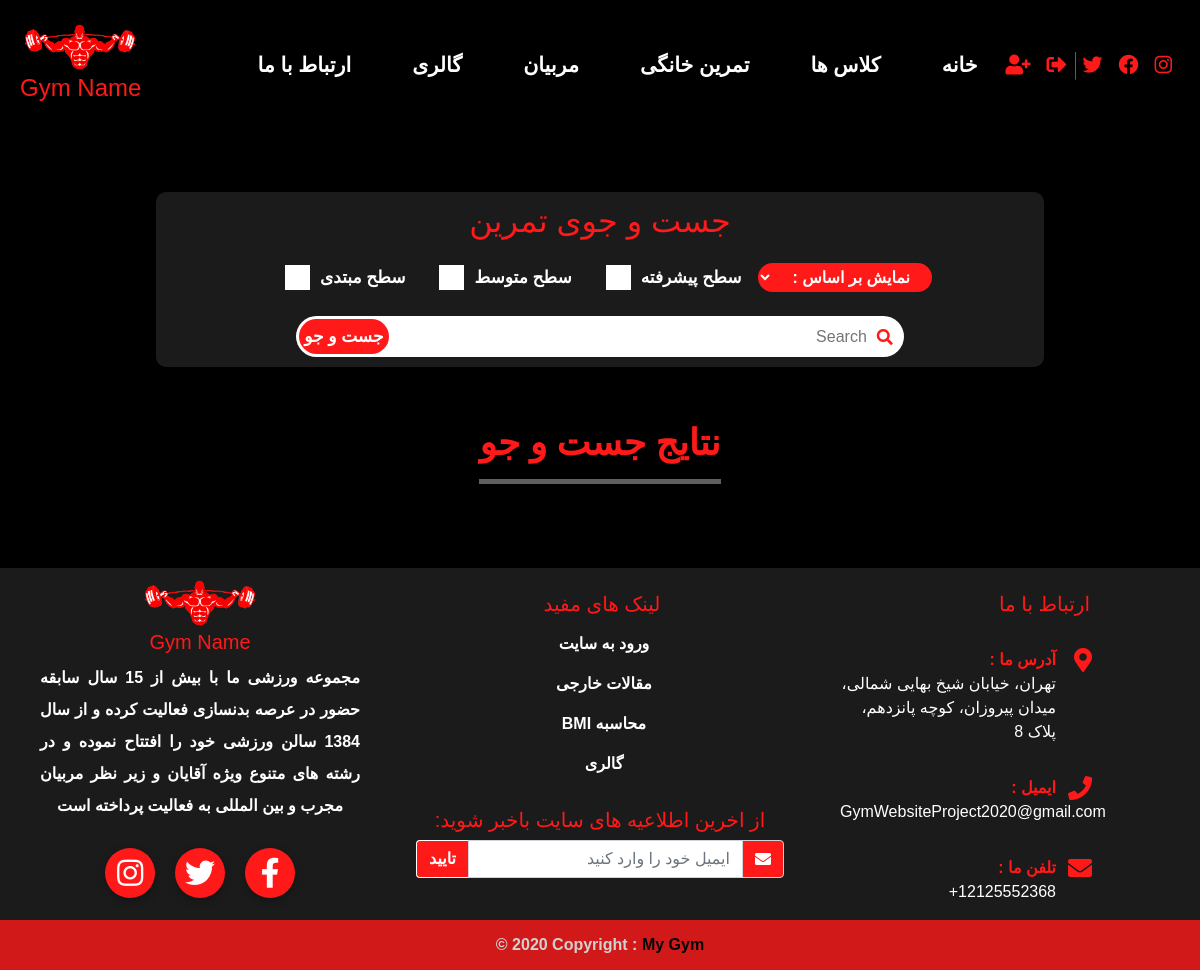
The page /workouts/search on the database its author committed.
### contact_us/models.py (models this page shows, shortened)
class Contact_Info(models.Model):
    address = models.TextField()
    phone = PhoneNumberField(null=False, blank=False)
    email = models.EmailField()
    instagram_link = models.URLField(blank=True)
    facebook_link = models.URLField(blank=True)
    twitter_link = models.URLField(blank=True)
    bio = models.TextField()
    class Meta:
        verbose_name_plural = "اطلاعات سایت"

### workouts/views.py (the view)
# urls.py: path('search', views.search, name='search'),
def search(request):
    workouts = Workout_List.objects.filter(is_published=True)
    beginner_workouts = Workout_List.objects.filter(is_published=True,grade="مبتدی")
    intermediate_workouts = Workout_List.objects.filter(is_published=True,grade="متوسط")
    advanced_workouts = Workout_List.objects.filter(is_published=True,grade="پیشرفته")
    queryset_list_woekouts = Workouts.objects.all()
    banner = Banner.objects.filter(page="beginner_workouts").first()
    queryset_list = []
    beginner_query = []
    intermediate_query = []
    advanced_query = []
    if 'keywords' in request.GET:
        keywords = request.GET['keywords']
        if keywords:
            queryset_list.extend(queryset_list_woekouts.filter(title__icontains=keywords))
    if 'workouts-list' in request.GET:
        workouts_list = request.GET['workouts-list']
        search_workouts = Workout_List.objects.filter(title=workouts_list)
        if workouts_list:
            for i in search_workouts:
                queryset_list.extend(i.selected_workouts.all())
    if 'beginner' in request.GET:
        display_type = request.GET.get("beginner", None)
        for i in beginner_workouts:
             beginner_query.extend(i.selected_workouts.all())
        if display_type == "beginner":
            [queryset_list.append(x) for x in beginner_query if x not in queryset_list]
    if 'intermediate' in request.GET:
        display_type = request.GET.get("intermediate", None)
        for i in intermediate_workouts:
            intermediate_query.extend(i.selected_workouts.all())
        if display_type == "intermediate":
            [queryset_list.append(x) for x in intermediate_query if x not in queryset_list]
    if 'advanced' in request.GET:
        display_type = request.GET.get("advanced", None)
        for i in advanced_workouts:
            advanced_query.extend(i.selected_workouts.all())
        if display_type == "advanced":
            [queryset_list.append(x) for x in advanced_query if x not in queryset_list]
    context = {
        'workouts' : workouts,
        'queryset_list' : queryset_list,
        'banner' : banner,
    }
    return render(request, './workouts/search.html',context)

### pages/context_processors.py (called while the page is built, shortened)
def info(request):
    info = Contact_Info.objects.all()
    context = {
        'info' : info.first(),
    }
    all_users = User.objects.all()
    for user in all_users:
        active_registers , expired_registers = Register.objects.get_user_registers(user)
        for i in expired_registers:
            i.is_expired=True
            i.save()
    if request.user.is_authenticated:
        cart_obj, new_obj = Cart.objects.new_or_get(request.user)
        cart_count = cart_obj.selected_class.count() + cart_obj.online_selected_class.count()
        context.update({'cart_count' : cart_count})
    return(context)

### registers/models.py (called while the page is built)
def add_dates(sender, instance, *args, **kwrags):
    if instance.status == 'پرداخت شده':
        if instance.register_date is None and instance.expiration_date is None:
            instance.register_date = date.today()
            instance.expiration_date = date.today() + timedelta(days=1)

def pre_save_create_register_id(sender, instance, *args, **kwrags):
    if not instance.register_id:
        instance.register_id = unique_register_id_generator(instance)

def post_save_register(sender, instance, created, *args, **kwrags):
    if created:
        instance.update_total()

def change_cart_status(sender, instance, *args, **kwargs):
    if instance.status == "پرداخت شده":
        qs = Cart.objects.filter(id=instance.cart.id)
        qs.update(terminated=True)

    def get_user_registers(self,user):
        active_classes = []
        qs = self.get_queryset().filter(user=user, status="پرداخت شده")
        for i in qs:
            if i.expiration_date > date.today():
                active_classes.append(i)
        s = set(active_classes)
        expired_classes = [x for x in qs if x not in s]
        return active_classes, expired_classes

### templates/workouts/search.html (shortened to what this page needs)
{% extends 'base.html' %}
{% block content %}
<section class="container" style="padding-top: 12em;">
<div class="search-box mx-auto">
  <h1>جست و جوی تمرین</h1>
  <form action="{% url 'search' %}">
<div class="filter">
  <div class="checkboxes">
    <label class="checkbox">سطح مبتدی
      <span class="checkmark"></span>
    </label>
    <label class="checkbox">سطح متوسط
      <span class="checkmark"></span>
    </label>
    <label class="checkbox">سطح پیشرفته
      <span class="checkmark"></span>
    </label>
  </div>
    <select name="workouts-list">
      <option disabled selected>نمایش بر اساس :</option>
    </select>
  </div>
  <div class="search-input mx-auto">
    <input type="submit" value="جست و جو">
    <input type="text" name="keywords" placeholder="Search">
    <i class="fas fa-search"></i>
  </div>
  </form>
</div>
</section>
  <section class="container-fluid my-5">
    <span class="simple-title">نتایج جست و جو</span>
  </section>
{% endblock %}

### templates/partials/footer.html (shortened to what this page needs)
{% load static %}
<footer>
  <div class="row no-gutters">
    <div class="col-lg-4">
      <div>
        <img src="{% static 'images/logo.png' %}" alt="" style="width: 30%;" />
        <h5>Gym Name</h5>
        <div class="mx-auto about-us">
          <p>{{ info.bio }}</p>
        </div>
      </div>
      <div class="footer-icon">
        <a href="{{ info.instagram_link }}" class="instagram"><i class="fab fa-instagram"></i></a>
        <a href="{{ info.twitter_link }}" class="twitter"><i class="fab fa-twitter"></i></a>
        <a href="{{ info.facebook_link }}" class="facebook"><i class="fab fa-facebook-f"></i></a>
      </div>
    </div>
    <div class="col-lg-4 mt-4">
      <div class="useful-links">
        <h5>لینک های مفید</h5>
        <ul>
          {% if user.is_authenticated %}
          <li><a href="{% url 'profile' %}">پروفایل کاربری</a></li>
          {% else %}
          <li><a href="{% url 'login' %}">ورود به سایت</a></li>
          {% endif %}
          <li><a href="https://www.menshealth.com/">مقالات خارجی</a></li>
          <li><a href="https://www.calculator.net/bmi-calculator.html">BMI محاسبه </a></li>
          <li><a href="{% url 'gallery' %}">گالری</a></li>
        </ul>
      </div>
      <div class="newsletters p-3">
        <div class="mb-2 text-white"><h5>:از اخرین اطلاعیه های سایت باخبر شوید</h5></div>
        <form method="POST">
          <div class="input-group">
            <button type="submit" class="btn shadow-none" name="submit_footer_subscribe">تایید</button>
            <input type="email" class="form-control text-right shadow-none" name="eamil_subscribe" placeholder="ایمیل خود را وارد کنید"/>
            <div class="input-group-append">
              <span class="input-group-text"><i class="fa fa-envelope"></i></span>
            </div>
          </div>
        </form>
      </div>
    </div>
    <div class="col-lg-4 contact-us mt-4">
      <h5>ارتباط با ما</h5>
      <ul class="footer-info">
        <li>
          <i class="fas fa-map-marker-alt"></i>
          <span>: آدرس ما</span>
          {{ info.address }}
</li>
        <li>
          <i class="fa fa-phone"></i>
          <span>: ایمیل</span>
          {{ info.email }}
        </li>
        <li>
          <i class="fa fa-envelope"></i>
          <span>: تلفن ما</span>
          {{ info.phone }}
        </li>
      </ul>
    </div>
  </div>
  <div class="lower-footer">
    © 2020 Copyright :
    <a href="{% url 'index' %}"> My Gym</a>
  </div>
</footer>

### Gym_Website/static/css/workout.css (style rules this page uses)
body { background-color: black; color: white; font-weight: bolder; font-family: sans-serif; text-align: center; }
section { margin-bottom: 2em; }
i { color: #ff1919; }
footer { background-color: #1b1b1b; font-weight: bolder; }
footer h5 { color: #ff1919; }
footer [class*="col-"] { margin-top: 0.5em; }
.newsletters .input-group .btn { color: white; background-color: #ff1919; border-top-right-radius: 0; border-bottom-right-radius: 0; font-weight: bolder; border: solid 1px white; border-right: none; }
.newsletters .input-group .input-group-text { background-color: #ff1919; }
.newsletters .input-group .input-group-text i { color: white; }
.footer-icon { display: -webkit-box; display: -ms-flexbox; display: flex; -webkit-box-pack: center; -ms-flex-pack: center; justify-content: center; }
.footer-icon a { margin: 10px; font-size: 30px; width: 50px; height: 50px; text-align: center; -ms-flex-item-align: center; align-self: center; text-decoration: none; border-radius: 50%; -webkit-box-shadow: 0px 3px 10px rgba(0, 0, 0, 0.25); box-shadow: 0px 3px 10px rgba(0, 0, 0, 0.25); background-color: #ff1919; display: -webkit-box; display: -ms-flexbox; display: flex; -webkit-box-pack: center; -ms-flex-pack: center; justify-content: center; -webkit-box-align: center; -ms-flex-align: center; align-items: center; }
.footer-icon a i { color: white; }
.useful-links { margin-right: 2em; }
.useful-links h5 { padding-left: 1.8em; }
.useful-links ul li { list-style-type: none; margin: 16px; }
.useful-links ul li a { text-decoration: none; color: white; }
.lower-footer { color: white; background-color: #ff1919; opacity: 0.8; padding: 0.8rem 0; }
.lower-footer a { color: black; text-decoration: none; }
.contact-us h5 { text-align: right; padding-right: 5.5em; }
.contact-us .footer-info { text-align: right; margin-right: 9em; }
.contact-us .footer-info li { font-size: 16px; color: white; position: relative; list-style-type: none; margin-top: 2em; font-weight: normal; }
.contact-us .footer-info li i { position: absolute; right: -1.5em; top: 0; font-size: 24px; color: #ff1919; }
.contact-us .footer-info li span { color: #ff1919; display: block; font-family: "Oswald", sans-serif; font-weight: bolder; }
.about-us { width: 80%; line-height: 2rem; text-align: justify; text-align-last: center; }
.simple-title { color: #ff1919; font-size: calc(12px + 2vw); display: inline-block; font-family: 'Segoe UI', Tahoma, Geneva, Verdana, sans-serif; margin-bottom: 1em; padding-bottom: 10px; border-bottom: solid 5px #5f5f5f; }

### rows shown on the page
Contact_Info: bio "مجموعه ورزشی ما با بيش از 15 سال سابقه حضور در عرصه بدنسازی فعالیت کرده و از سال 1384 سالن ورزشی خود را افتتاح نموده و در رشته های متنوع ویژه آقايان و زیر نظر مربیان مجرب و بین المللی به فعالیت پرداخته است", address "تهران، خیابان شیخ بهایی شمالی، میدان پیروزان، کوچه پانزدهم، پلاک 8", email "GymWebsiteProject2020@gmail.com", phone "+12125552368"
